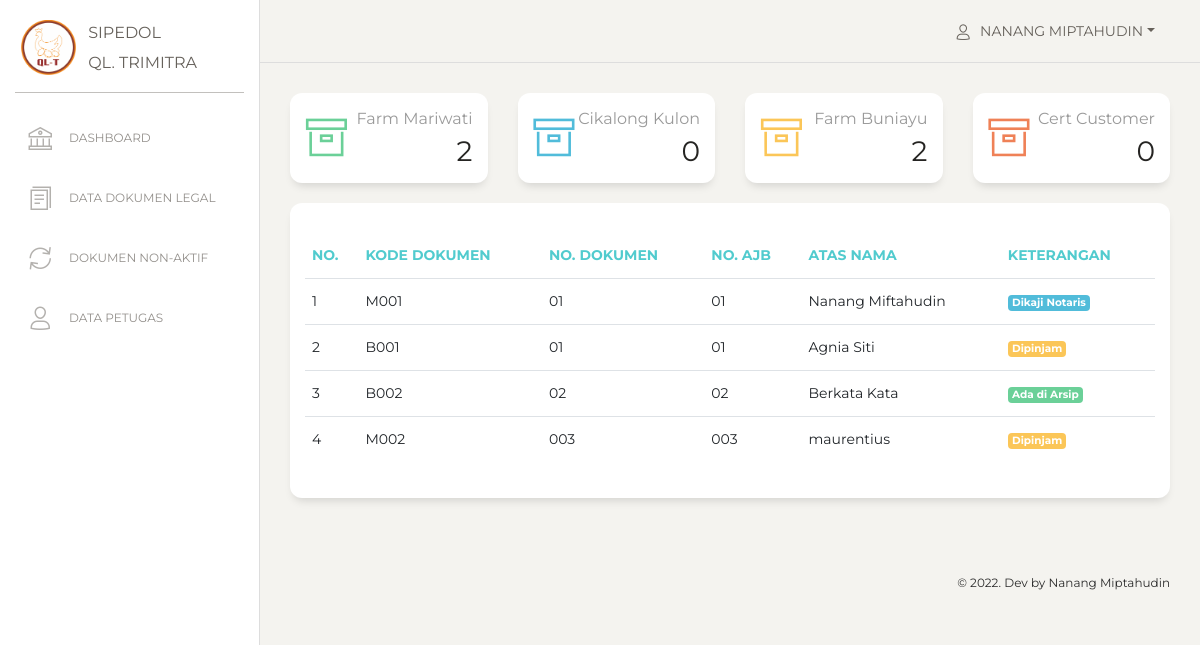
/view_admin/index.php (signed in), run on the app's committed database.
### tables this page shows
CREATE TABLE `users` (
  `id` int(11) NOT NULL,
  `nama` varchar(255) NOT NULL,
  `email` varchar(255) NOT NULL,
  `username` varchar(255) NOT NULL,
  `password` varchar(255) NOT NULL,
  `role_id` int(11) NOT NULL,
  `date_created` date NOT NULL,
  `is_active` int(11) NOT NULL
);

CREATE TABLE `data_legal` (
  `id_legal` int(11) NOT NULL,
  `kode_dokumen` varchar(100) NOT NULL,
  `no_dokumen` varchar(100) NOT NULL,
  `no_hgb` varchar(100) NOT NULL,
  `no_ajb` varchar(100) NOT NULL,
  `luas_tanah` int(11) NOT NULL,
  `atas_nama` varchar(100) NOT NULL,
  `no_kuasa` varchar(100) NOT NULL,
  `titik_lokasi` int(11) NOT NULL,
  `file` varchar(255) NOT NULL,
  `status_dokumen` int(11) NOT NULL,
  `keterangan` varchar(256) NOT NULL,
  `date_created` date NOT NULL,
  `is_active` int(1) NOT NULL
);

CREATE TABLE `status_dokumen` (
  `id_status_dokumen` int(11) NOT NULL,
  `status` varchar(100) NOT NULL,
  `date_created` date NOT NULL
);

### functions.php (called while the page is built, shortened)
<?php
$conn = mysqli_connect("localhost", "root", "", "db_sipedol");
function query($query)
{
    global $conn;
    $result = mysqli_query($conn, $query);
    $rows = [];
    while ($row = mysqli_fetch_assoc($result)) {
        $rows[] = $row;
    }
    return $rows;
}

### view_admin/index.php (the view, shortened to what this page needs)
<?php
include "../view_template/header.php";
include "../view_template/sidebar.php";
include "../view_template/topbar.php";
$legal = query("SELECT * FROM data_legal
        INNER JOIN titik_lokasi ON data_legal.titik_lokasi = titik_lokasi.id_titik_lokasi
        INNER JOIN status_dokumen ON data_legal.status_dokumen = status_dokumen.id_status_dokumen
        WHERE is_active = 1
        ");
$total_f = count(query("SELECT * FROM data_legal WHERE titik_lokasi = 1 AND is_active = 1"));
$total_r = count(query("SELECT * FROM data_legal WHERE titik_lokasi = 2 AND is_active = 1"));
$total_b = count(query("SELECT * FROM data_legal WHERE titik_lokasi = 3 AND is_active = 1"));
$total_c = count(query("SELECT * FROM data_legal WHERE titik_lokasi = 4 AND is_active = 1"));
?>
<div class="content">
    <div class="row">
        <div class="col-lg-3 col-md-6 col-sm-6">
            <a href="index_dashboard.php?titik_lokasi=1">
                <div class="card card-stats">
                    <div class="card-body ">
                        <div class="row pb-2">
                            <div class="col-2 col-md-2">
                                <div class="icon-big text-center icon-warning">
                                    <i class="nc-icon nc-box text-success"></i>
                                </div>
                            </div>
                            <div class="col-10 col-md-10">
                                <div class="numbers">
                                    <p class="card-category">Farm Mariwati</p>
                                    <p class="card-title"><?= $total_f; ?>
                                </div>
                            </div>
                        </div>
                    </div>
                </div>
            </a>
        </div>
        <div class="col-lg-3 col-md-6 col-sm-6">
            <a href="index_dashboard.php?titik_lokasi=2">
                <div class="card card-stats">
                    <div class="card-body ">
                        <div class="row pb-2">
                            <div class="col-2 col-md-2">
                                <div class="icon-big text-center icon-warning">
                                    <i class="nc-icon nc-box text-info"></i>
                                </div>
                            </div>
                            <div class="col-10 col-md-10">
                                <div class="numbers">
                                    <p class="card-category">Cikalong Kulon</p>
                                    <p class="card-title"><?= $total_r; ?>
                                </div>
                            </div>
                        </div>
                    </div>
                </div>
            </a>
        </div>
        <div class="col-lg-3 col-md-6 col-sm-6">
            <a href="index_dashboard.php?titik_lokasi=3">
                <div class="card card-stats">
                    <div class="card-body ">
                        <div class="row pb-2">
                            <div class="col-2 col-md-2">
                                <div class="icon-big text-center icon-warning">
                                    <i class="nc-icon nc-box text-warning"></i>
                                </div>
                            </div>
                            <div class="col-10 col-md-10">
                                <div class="numbers">
                                    <p class="card-category">Farm Buniayu</p>
                                    <p class="card-title"><?= $total_b; ?>
                                </div>
                            </div>
                        </div>
                    </div>
                </div>
            </a>
        </div>
        <div class="col-lg-3 col-md-6 col-sm-6">
            <a href="index_dashboard.php?titik_lokasi=4">
                <div class="card card-stats">
                    <div class="card-body ">
                        <div class="row pb-2">
                            <div class="col-2 col-md-2">
                                <div class="icon-big text-center icon-warning">
                                    <i class="nc-icon nc-box text-danger"></i>
                                </div>
                            </div>
                            <div class="col-10 col-md-10">
                                <div class="numbers">
                                    <p class="card-category">Cert Customer</p>
                                    <p class="card-title"><?= $total_c; ?>
                                </div>
                            </div>
                        </div>
                    </div>
                </div>
            </a>
        </div>
    </div>
    <div class="row">
        <div class="col-md-12">
            <div class="card ">
                <div class="card-header ">
                </div>
                <div class="card-body ">
                    <div class="table-responsive">
                        <table class="table">
                            <thead class=" text-primary">
                                <th>No.</th>
                                <th>Kode Dokumen</th>
                                <th>No. Dokumen</th>
                                <th>No. AJB</th>
                                <th>Atas Nama</th>
                                <th>Keterangan</th>
                            </thead>
                            <tbody>
                                <?php $i = 1; ?>
                                <?php foreach ($legal as $l) : ?>
                                    <tr>
                                        <td><?= $i; ?></td>
                                        <td><?= $l["kode_dokumen"]; ?></td>
                                        <td><?= $l["no_dokumen"]; ?></td>
                                        <td><?= $l["no_ajb"]; ?></td>
                                        <td><?= $l["atas_nama"]; ?></td>
                                        <td>
                                            <?php if ($l["id_status_dokumen"] == 1) : ?>
                                                <span class="badge bg-info text-white"><?= $l["status"]; ?></span>
                                            <?php elseif ($l["id_status_dokumen"] == 2) : ?>
                                                <span class="badge bg-success text-white"><?= $l["status"]; ?></span>
                                            <?php elseif ($l["id_status_dokumen"] == 3) : ?>
                                                <span class="badge bg-warning text-white"><?= $l["status"]; ?></span>
                                            <?php else : ?>
                                                <span class="badge bg-danger text-white"><?= $l["status"]; ?></span>
                                            <?php endif; ?>
                                        </td>
                                    </tr>
                                    <?php $i++; ?>
                                <?php endforeach; ?>
                            </tbody>
                        </table>
                    </div>
                </div>
            </div>
        </div>
    </div>
</div>
<?php include "../view_template/footer.php"; ?>

### view_template/topbar.php (shortened to what this page needs)
<nav class="navbar navbar-expand-lg navbar-absolute fixed-top navbar-transparent">
    <div class="container-fluid">
        <div class="navbar-wrapper">
            <a class="navbar-brand" href="javascript:;">Dashboard</a>
        </div>
        <div class="collapse navbar-collapse justify-content-end" id="navigation">
            <ul class="navbar-nav">
                <li class="nav-item btn-rotate dropdown">
                    <a class="nav-link dropdown-toggle" href="#" id="navbarDropdownMenuLink" data-toggle="dropdown" aria-haspopup="true" aria-expanded="false">
                        <i class="nc-icon nc-single-02"></i>
                        <p>
                            <span class="d-md-block"><?= $user["nama"]; ?></span>
                        </p>
                    </a>
                </li>
            </ul>
        </div>
    </div>
</nav>
<div class="wrapper ">
    <div class="main-panel">

### data on the page
users: nama "NANANG MIPTAHUDIN"
data_legal: kode_dokumen "M001", no_dokumen "01", no_ajb "01", atas_nama "Nanang Miftahudin", status_dokumen.status "Dikaji Notaris"
data_legal: kode_dokumen "B001", no_dokumen "01", no_ajb "01", atas_nama "Agnia Siti", status_dokumen.status "Dipinjam"
data_legal: kode_dokumen "B002", no_dokumen "02", no_ajb "02", atas_nama "Berkata Kata", status_dokumen.status "Ada di Arsip"
data_legal: kode_dokumen "M002", no_dokumen "003", no_ajb "003", atas_nama "maurentius", status_dokumen.status "Dipinjam"

### other printed values
$total_f "2"
$total_r "0"
$total_b "2"
$total_c "0"
